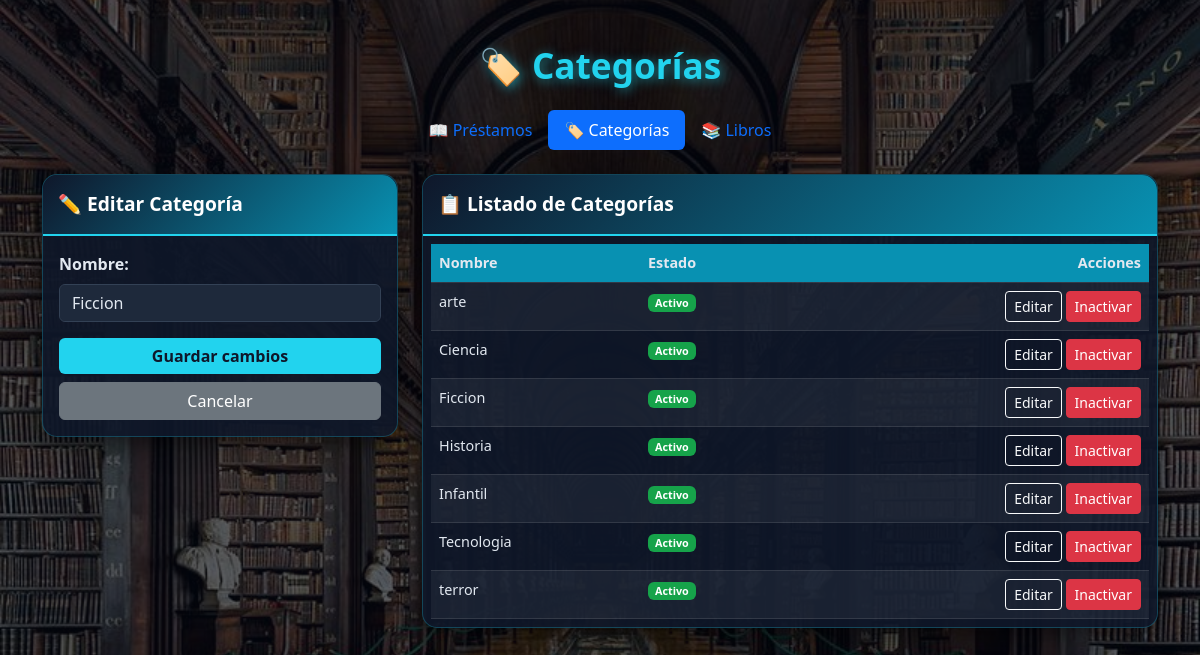
The page /modulo/categorias.php?editar=1 on the database its author committed.
### tables this page shows
CREATE TABLE `categorias` (
  `id_categoria` int(11) NOT NULL AUTO_INCREMENT,
  `nombre_categoria` varchar(50) NOT NULL,
  `estado` enum('activo','inactivo') NOT NULL DEFAULT 'activo',
  PRIMARY KEY (`id_categoria`),
  UNIQUE KEY `nombre_categoria` (`nombre_categoria`)
);

### funciones.php (called while the page is built, shortened)
<?php
function obtenerCategoriasTodas(PDO $pdo) {
    $sql = "SELECT id_categoria, nombre_categoria, estado FROM categorias ORDER BY nombre_categoria ASC";
    return $pdo->query($sql)->fetchAll();
}
function obtenerCategoriaPorId(PDO $pdo, int $id_categoria) {
    $sql = "SELECT id_categoria, nombre_categoria FROM categorias WHERE id_categoria = ?";
    $stmt = $pdo->prepare($sql);
    $stmt->execute([$id_categoria]);
    return $stmt->fetch();
}

### modulo/categorias.php (the view, shortened to what this page needs)
<?php
require_once __DIR__ . '/../BD/config.php';
require_once __DIR__ . '/../funciones.php';
$db  = new Database();
$pdo = $db->conectar();
$categoria_editar = isset($_GET['editar']) ? obtenerCategoriaPorId($pdo, trim($_GET['editar'])) : null;
$categorias = obtenerCategoriasTodas($pdo);
?>
<!DOCTYPE html>
<html lang="es">
<head>
    <link href="../bootstrap/css/bootstrap.min.css" rel="stylesheet">
    <link href="../css/style.css" rel="stylesheet">
</head>
<body class="bg-light">
    <div class="overlay">
        <div class="container py-4">
            <h1 class="text-center mb-4 titulo-principal">🏷️ Categorías</h1>
            <ul class="nav nav-pills justify-content-center mb-4">
                <li class="nav-item">
                    <a class="nav-link" href="../index.php">📖 Préstamos</a>
                </li>
                <li class="nav-item">
                    <a class="nav-link active" href="categorias.php">🏷️ Categorías</a>
                </li>
                <li class="nav-item">
                    <a class="nav-link" href="libros.php">📚 Libros</a>
                </li>
            </ul>
            <div class="row">
                <div class="col-lg-4 mb-4">
                    <div class="card card-biblioteca">
                        <div class="card-header-biblioteca">
                            <?php echo $categoria_editar ? '✏️ Editar Categoría' : '➕ Nueva Categoría'; ?>
                        </div>
                        <div class="card-body">
                            <form method="POST" action="categorias.php">
                                <div class="mb-3">
                                    <label class="form-label fw-bold">Nombre:</label>
                                    <input
                                        type="text" class="form-control" name="nombre_categoria" placeholder="Ej: Ficción"
                                        value="<?php echo $categoria_editar ? htmlspecialchars($categoria_editar['nombre_categoria']) : ''; ?>"
                                        required>
                                </div>
                                <button class="btn btn-biblioteca w-100">
                                    <?php
                                    echo $categoria_editar ? 'Guardar cambios' : 'Crear categoría';
                                    ?>
                                </button>
                                <?php if ($categoria_editar): ?>
                                    <a href="categorias.php" class="btn btn-secondary w-100 mt-2">
                                        Cancelar
                                    </a>
                                <?php endif; ?>
                            </form>
                        </div>
                    </div>
                </div>
                <div class="col-lg-8 mb-4">
                    <div class="card card-biblioteca">
                        <div class="card-header-biblioteca">
                            📋 Listado de Categorías
                        </div>
                        <div class="card-body p-2">
                            <table class="table table-striped table-hover mb-0 tabla-biblioteca">
                                <thead>
                                    <tr>
                                        <th>Nombre</th>
                                        <th>Estado</th>
                                        <th class="text-end">Acciones</th>
                                    </tr>
                                </thead>
                                <tbody>
                                    <?php if (count($categorias) == 0): ?>
                                        <tr>
                                            <td colspan="3" class="text-center text-muted">
                                                No hay categorías registradas
                                            </td>
                                        </tr>
                                    <?php else: ?>
                                        <?php foreach ($categorias as $c): ?>
                                            <tr>
                                                <td>
                                                    <?php echo htmlspecialchars($c['nombre_categoria']); ?>
                                                </td>
                                                <td>
                                                    <?php if ($c['estado'] == 'activo'): ?>
                                                        <span class="badge badge-disponible">
                                                            Activo
                                                        </span>
                                                    <?php else: ?>
                                                        <span class="badge badge-inactivo">
                                                            Inactivo
                                                        </span>
                                                    <?php endif; ?>
                                                </td>
                                                <td class="text-end">
                                                    <a
                                                        href="categorias.php?editar=<?php echo $c['id_categoria']; ?>"
                                                        class="btn btn-sm btn-outline-light">
                                                        Editar
                                                    </a>
                                                    <form
                                                        method="POST" action="categorias.php" class="d-inline">
                                                        <?php if ($c['estado'] == 'activo'): ?>
                                                            <button
                                                                class="btn btn-sm btn-danger">
                                                                Inactivar
                                                            </button>
                                                        <?php endif; ?>
                                                    </form>
                                                </td>
                                            </tr>
                                        <?php endforeach; ?>
                                    <?php endif; ?>
                                </tbody>
                            </table>
                        </div>
                    </div>
                </div>
            </div>
        </div>
    </div>
</body>
</html>

### css/style.css (style rules this page uses)
body { background-image: url('../fondo.jpg'); background-size: cover; background-position: center; background-repeat: no-repeat; background-attachment: fixed; min-height: 100vh; font-family: 'Segoe UI', Tahoma, sans-serif; }
.overlay { background-color: rgba(3, 7, 18, 0.65); min-height: 100vh; padding: 20px 0; }
.titulo-principal { color: #22d3ee; text-shadow: 2px 2px 12px rgba(34, 211, 238, 0.6); font-weight: bold; font-size: 2.2rem; }
.card-biblioteca { background-color: rgba(15, 23, 42, 0.92); border-radius: 15px; box-shadow: 0 8px 25px rgba(0, 0, 0, 0.5); border: 1px solid rgba(34, 211, 238, 0.25); color: #e2e8f0; }
.card-header-biblioteca { background: linear-gradient(135deg, #0f172a, #0891b2); color: #ffffff; border-radius: 15px 15px 0 0; padding: 15px; font-weight: bold; font-size: 1.2rem; border-bottom: 2px solid #22d3ee; }
.card-biblioteca .form-label, .card-biblioteca p { color: #e2e8f0; }
.card-biblioteca .form-control, .card-biblioteca .form-select { background-color: #1e293b; color: #e2e8f0; border: 1px solid #334155; }
.btn-biblioteca { background-color: #22d3ee; border: none; color: #0f172a; font-weight: 700; }
.tabla-biblioteca { --bs-table-color: #e2e8f0; --bs-table-bg: transparent; --bs-table-striped-color: #e2e8f0; --bs-table-striped-bg: rgba(255, 255, 255, 0.05); --bs-table-hover-color: #ffffff; --bs-table-hover-bg: rgba(34, 211, 238, 0.15); --bs-table-border-color: rgba(255, 255, 255, 0.15); font-size: 0.9rem; }
.tabla-biblioteca thead { background-color: #0891b2; color: white; }
.badge-disponible { background-color: #16a34a; }
.card-biblioteca .form-control::placeholder { color: #e2e8f0; opacity: 1; }

### rows shown on the page
categorias: nombre_categoria "Ficcion", estado "Activo"
categorias: nombre_categoria "arte", estado "Activo"
categorias: nombre_categoria "Ciencia", estado "Activo"
categorias: nombre_categoria "Historia", estado "Activo"
categorias: nombre_categoria "Infantil", estado "Activo"
categorias: nombre_categoria "Tecnologia", estado "Activo"
categorias: nombre_categoria "terror", estado "Activo"
